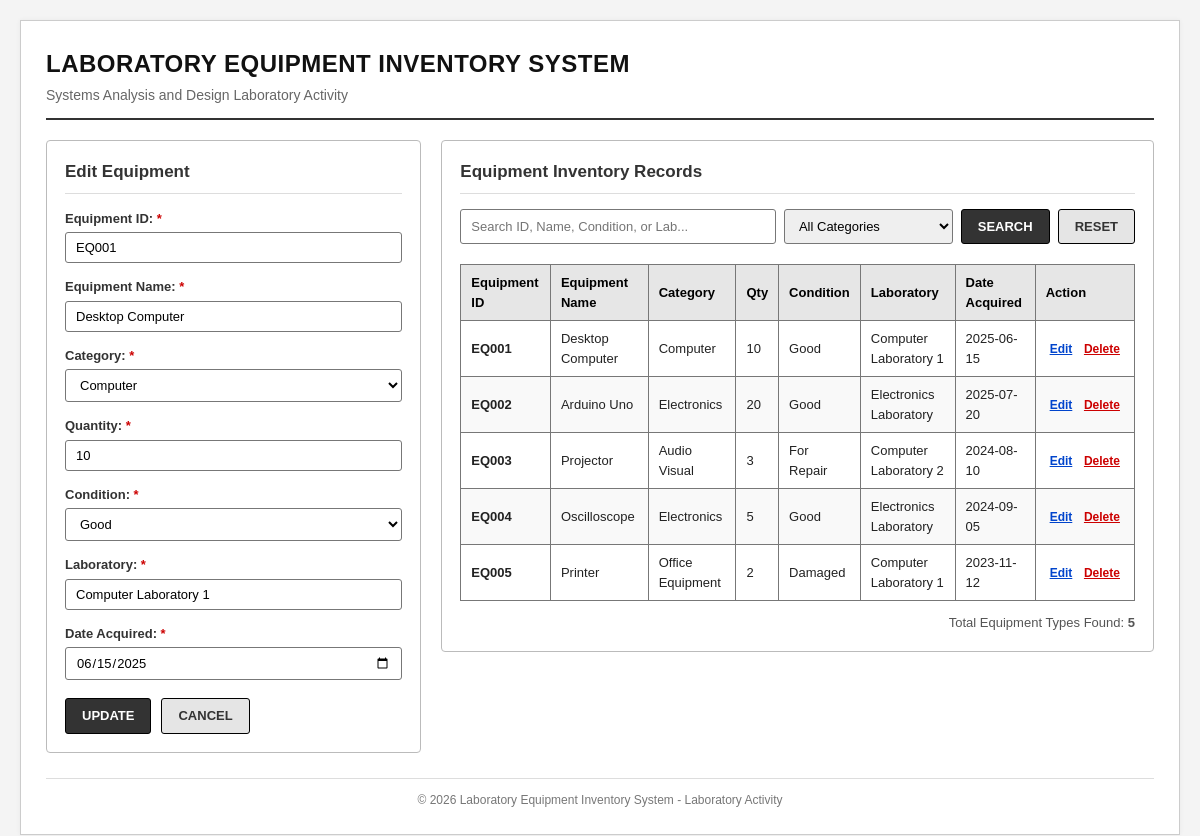
The app's page /index.php?edit=EQ001 with its own data.
### tables this page shows
CREATE TABLE `equipment` (
    `equipment_id` VARCHAR(20) NOT NULL PRIMARY KEY,
    `equipment_name` VARCHAR(100) NOT NULL,
    `category` VARCHAR(50) NOT NULL,
    `quantity` INT NOT NULL DEFAULT 0,
    `condition` VARCHAR(30) NOT NULL,
    `laboratory` VARCHAR(100) NOT NULL,
    `date_acquired` DATE NOT NULL
);

### index.php (the view, shortened to what this page needs)
<?php
require_once 'config.php';
$edit_data = null;
if (isset($_GET['edit'])) {
    $edit_id = trim($_GET['edit']);
    $stmt = $pdo->prepare("SELECT * FROM equipment WHERE equipment_id = ?");
    $stmt->execute([$edit_id]);
    $edit_data = $stmt->fetch();
}
$search           = isset($_GET['search']) ? trim($_GET['search']) : '';
$params = [];
$sql = "SELECT * FROM equipment";
$sql .= " ORDER BY equipment_id ASC";
$stmt = $pdo->prepare($sql);
$stmt->execute($params);
$records = $stmt->fetchAll();
$categories = ['Computer', 'Electronics', 'Audio Visual', 'Office Equipment', 'Laboratory Equipment', 'Other'];
$conditions = ['Good', 'For Repair', 'Damaged', 'Unserviceable'];
?>
<!DOCTYPE html>
<html lang="en">
<head>
    <link rel="stylesheet" href="style.css">
</head>
<body>
<div class="container">
    <header class="header">
        <h1>LABORATORY EQUIPMENT INVENTORY SYSTEM</h1>
        <p>Systems Analysis and Design Laboratory Activity</p>
    </header>
    <div class="layout-grid">
        <div class="panel form-panel">
            <h2><?= $edit_data ? 'Edit Equipment' : 'Add New Equipment' ?></h2>
            <form action="index.php" method="POST">
                <div class="form-group">
                    <label for="equipment_id">Equipment ID: <span class="required">*</span></label>
                    <input type="text" id="equipment_id" name="equipment_id" value="<?= htmlspecialchars($edit_data['equipment_id'] ?? '') ?>" <?= $edit_data ? 'readonly' : 'required' ?> placeholder="e.g. EQ001">
                </div>
                <div class="form-group">
                    <label for="equipment_name">Equipment Name: <span class="required">*</span></label>
                    <input type="text" id="equipment_name" name="equipment_name" value="<?= htmlspecialchars($edit_data['equipment_name'] ?? '') ?>" required placeholder="e.g. Desktop Computer">
                </div>
                <div class="form-group">
                    <label for="category">Category: <span class="required">*</span></label>
                    <select id="category" name="category" required>
                        <?php foreach ($categories as $cat): ?>
                            <option value="<?= htmlspecialchars($cat) ?>" <?= (isset($edit_data['category']) && $edit_data['category'] === $cat) ? 'selected' : '' ?>>
                                <?= htmlspecialchars($cat) ?>
                            </option>
                        <?php endforeach; ?>
                    </select>
                </div>
                <div class="form-group">
                    <label for="quantity">Quantity: <span class="required">*</span></label>
                    <input type="number" id="quantity" name="quantity" value="<?= htmlspecialchars($edit_data['quantity'] ?? '1') ?>" min="0" required>
                </div>
                <div class="form-group">
                    <label for="condition">Condition: <span class="required">*</span></label>
                    <select id="condition" name="condition" required>
                        <?php foreach ($conditions as $cond): ?>
                            <option value="<?= htmlspecialchars($cond) ?>" <?= (isset($edit_data['condition']) && $edit_data['condition'] === $cond) ? 'selected' : '' ?>>
                                <?= htmlspecialchars($cond) ?>
                            </option>
                        <?php endforeach; ?>
                    </select>
                </div>
                <div class="form-group">
                    <label for="laboratory">Laboratory: <span class="required">*</span></label>
                    <input type="text" id="laboratory" name="laboratory" value="<?= htmlspecialchars($edit_data['laboratory'] ?? '') ?>" required placeholder="e.g. Computer Lab 1">
                </div>
                <div class="form-group">
                    <label for="date_acquired">Date Acquired: <span class="required">*</span></label>
                    <input type="date" id="date_acquired" name="date_acquired" value="<?= htmlspecialchars($edit_data['date_acquired'] ?? date('Y-m-d')) ?>" required>
                </div>
                <div class="form-buttons">
                    <?php if ($edit_data): ?>
                        <button type="submit" name="update_equipment" class="btn btn-primary">UPDATE</button>
                        <a href="index.php" class="btn btn-secondary">CANCEL</a>
                    <?php else: ?>
                        <button type="submit" name="add_equipment" class="btn btn-primary">SAVE</button>
                        <button type="reset" class="btn btn-secondary">CLEAR</button>
                    <?php endif; ?>
                </div>
            </form>
        </div>
        <div class="panel table-panel">
            <h2>Equipment Inventory Records</h2>
            <form action="index.php" method="GET" class="search-form">
                <div class="search-row">
                    <input type="text" name="search" value="<?= htmlspecialchars($search) ?>" placeholder="Search ID, Name, Condition, or Lab...">
                    <select name="category">
                        <option value="">All Categories</option>
                    </select>
                    <button type="submit" class="btn btn-search">SEARCH</button>
                    <a href="index.php" class="btn btn-reset">RESET</a>
                </div>
            </form>
            <div class="table-wrapper">
                <table class="inventory-table">
                    <thead>
                        <tr>
                            <th>Equipment ID</th>
                            <th>Equipment Name</th>
                            <th>Category</th>
                            <th>Qty</th>
                            <th>Condition</th>
                            <th>Laboratory</th>
                            <th>Date Acquired</th>
                            <th>Action</th>
                        </tr>
                    </thead>
                    <tbody>
                        <?php if (count($records) > 0): ?>
                            <?php foreach ($records as $row): ?>
                                <tr>
                                    <td><strong><?= htmlspecialchars($row['equipment_id']) ?></strong></td>
                                    <td><?= htmlspecialchars($row['equipment_name']) ?></td>
                                    <td><?= htmlspecialchars($row['category']) ?></td>
                                    <td class="text-center"><?= (int)$row['quantity'] ?></td>
                                    <td><?= htmlspecialchars($row['condition']) ?></td>
                                    <td><?= htmlspecialchars($row['laboratory']) ?></td>
                                    <td><?= htmlspecialchars($row['date_acquired']) ?></td>
                                    <td class="action-cell">
                                        <a href="index.php?edit=<?= urlencode($row['equipment_id']) ?>" class="btn-action edit">Edit</a>
                                        <a href="index.php?delete=<?= urlencode($row['equipment_id']) ?>" class="btn-action delete" onclick="return confirm('Are you sure you want to delete this equipment record?')">Delete</a>
                                    </td>
                                </tr>
                            <?php endforeach; ?>
                        <?php else: ?>
                            <tr>
                                <td colspan="8" class="no-records">No equipment records found.</td>
                            </tr>
                        <?php endif; ?>
                    </tbody>
                </table>
            </div>
            <div class="record-summary">
                Total Equipment Types Found: <strong><?= count($records) ?></strong>
            </div>
        </div>
    </div>
    <footer class="footer">
        <p>&copy; <?= date('Y') ?> Laboratory Equipment Inventory System - Laboratory Activity</p>
    </footer>
</div>
</body>
</html>

### style.css (style rules this page uses)
* { box-sizing: border-box; margin: 0; padding: 0; }
body { font-family: Arial, Helvetica, sans-serif; background-color: #f4f4f4; color: #222222; line-height: 1.5; padding: 20px; }
.container { max-width: 1200px; margin: 0 auto; background: #ffffff; padding: 25px; border: 1px solid #cccccc; box-shadow: 0 0 5px rgba(0,0,0,0.05); }
.header { border-bottom: 2px solid #333333; padding-bottom: 12px; margin-bottom: 20px; }
.header h1 { font-size: 24px; color: #111111; text-transform: uppercase; letter-spacing: 0.5px; }
.header p { font-size: 14px; color: #666666; margin-top: 3px; }
.layout-grid { display: flex; gap: 20px; align-items: flex-start; }
.panel { background: #ffffff; border: 1px solid #bbbbbb; padding: 18px; border-radius: 4px; }
.form-panel { flex: 1; min-width: 300px; }
.table-panel { flex: 2; min-width: 500px; }
.panel h2 { font-size: 17px; border-bottom: 1px solid #dddddd; padding-bottom: 8px; margin-bottom: 15px; color: #333333; }
.form-group { margin-bottom: 14px; }
.form-group label { display: block; font-size: 13px; font-weight: bold; color: #333333; margin-bottom: 4px; }
.required { color: #cc0000; }
.form-group input, .form-group select { width: 100%; padding: 7px 10px; font-size: 13px; border: 1px solid #777777; border-radius: 3px; font-family: inherit; background-color: #ffffff; }
.form-buttons { display: flex; gap: 10px; margin-top: 18px; }
.btn { display: inline-block; padding: 7px 16px; font-size: 13px; font-weight: bold; border: 1px solid #000000; text-decoration: none; cursor: pointer; border-radius: 3px; font-family: inherit; text-align: center; }
.btn-primary { background-color: #333333; color: #ffffff; }
.btn-secondary { background-color: #e5e5e5; color: #333333; }
.btn-search { background-color: #333333; color: #ffffff; }
.btn-reset { background-color: #e5e5e5; color: #333333; }
.search-form { margin-bottom: 15px; }
.search-row { display: flex; gap: 8px; flex-wrap: wrap; }
.search-row input, .search-row select { padding: 6px 10px; font-size: 13px; border: 1px solid #777777; border-radius: 3px; font-family: inherit; }
.search-row input { flex: 2; min-width: 160px; }
.search-row select { flex: 1; min-width: 120px; }
.table-wrapper { overflow-x: auto; }
.inventory-table { width: 100%; border-collapse: collapse; margin-top: 5px; font-size: 13px; }
.inventory-table th, .inventory-table td { border: 1px solid #777777; padding: 8px 10px; text-align: left; }
.inventory-table th { background-color: #e6e6e6; color: #000000; font-weight: bold; }
.inventory-table tr:nth-child(even) { background-color: #f9f9f9; }
.text-center { text-align: center; }
.action-cell { white-space: nowrap; text-align: center; }
.btn-action { font-size: 12px; font-weight: bold; text-decoration: underline; margin: 0 4px; }
.btn-action.edit { color: #0044cc; }
.btn-action.delete { color: #cc0000; }
.record-summary { margin-top: 12px; font-size: 13px; color: #555555; text-align: right; }
.footer { margin-top: 25px; padding-top: 12px; border-top: 1px solid #dddddd; text-align: center; font-size: 12px; color: #777777; }

### records on screen
equipment: equipment_id "EQ001", equipment_name "Desktop Computer", category "Computer", quantity "10", condition "Good", laboratory "Computer Laboratory 1", date_acquired "06/15/2025", date_acquired "2025-06-15"
equipment: equipment_id "EQ002", equipment_name "Arduino Uno", category "Electronics", quantity "20", condition "Good", laboratory "Electronics Laboratory", date_acquired "2025-07-20"
equipment: equipment_id "EQ003", equipment_name "Projector", category "Audio Visual", quantity "3", condition "For Repair", laboratory "Computer Laboratory 2", date_acquired "2024-08-10"
equipment: equipment_id "EQ004", equipment_name "Oscilloscope", category "Electronics", quantity "5", condition "Good", laboratory "Electronics Laboratory", date_acquired "2024-09-05"
equipment: equipment_id "EQ005", equipment_name "Printer", category "Office Equipment", quantity "2", condition "Damaged", laboratory "Computer Laboratory 1", date_acquired "2023-11-12"

### other values on screen
count($records) "5"
